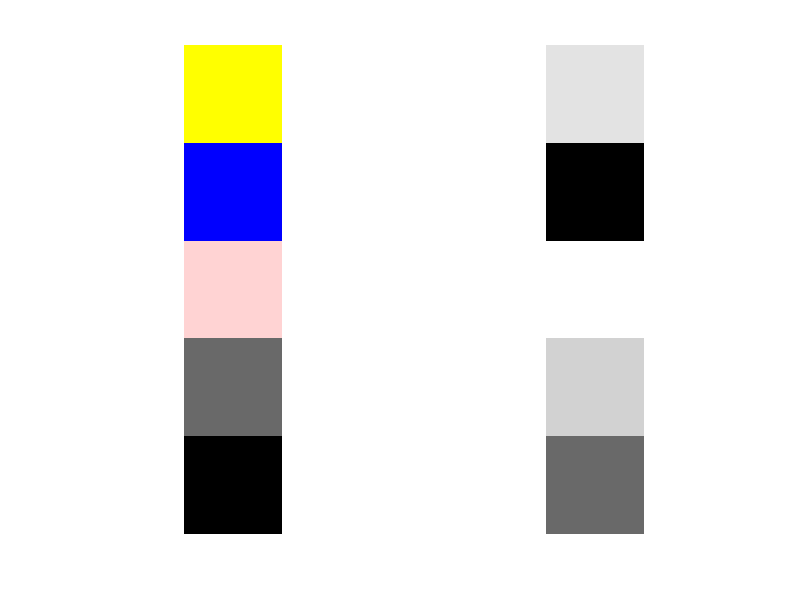

The MATLAB script that drew this image:
%% 5 LEGO COLORS - RGB to Grayscale

clear; close all; clc;

% yellow = [255,255,0]; black = [0,0,0]; white = [255,255,255]; lightgrey = [211,211,211]; dimgrey = [105,105,105];

red = [255;0;255;211;105];
green = [255;0;255;211;105];
blue = [0;0;255;211;105];

a = uint8(cat(3,red,green,blue))
figure(1); subplot(1,2,1);
imshow(a)

b = rgb2gray(a)
figure(1); subplot(1,2,2);
imshow(b)
